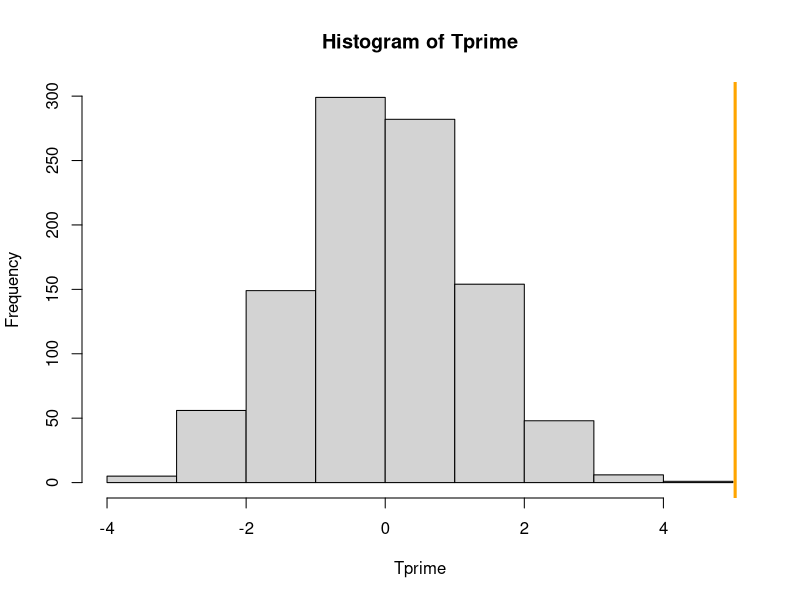

Source code (R):
##### FRT test

# my function
DiM_function = function(Z,Y){
  DiM = mean(Y[which(Z==1)]) - mean(Y[which(Z==0)])
  return(DiM)
}

# simulating data and running an FRT
set.seed(1)
Yobs = rnorm(20)
Zobs = rbinom(20,1,0.5)
Yobs[Zobs==1] = Yobs[Zobs==1] + 5 #additive treatment effect of 0.1
Tobs = DiM_function(Zobs,Yobs)

Tprime = c()
for(ii in 1:1000){
  Zprime = rbinom(20,1,0.5)
  Tprime = c(Tprime,DiM_function(Zprime,Yobs)) # Yobs stays fixed because null hypothesis tells me so!
}
hist(Tprime)
abline(v=Tobs,col='orange',lwd=3)
FRTpvalue = mean(Tprime>=Tobs)

